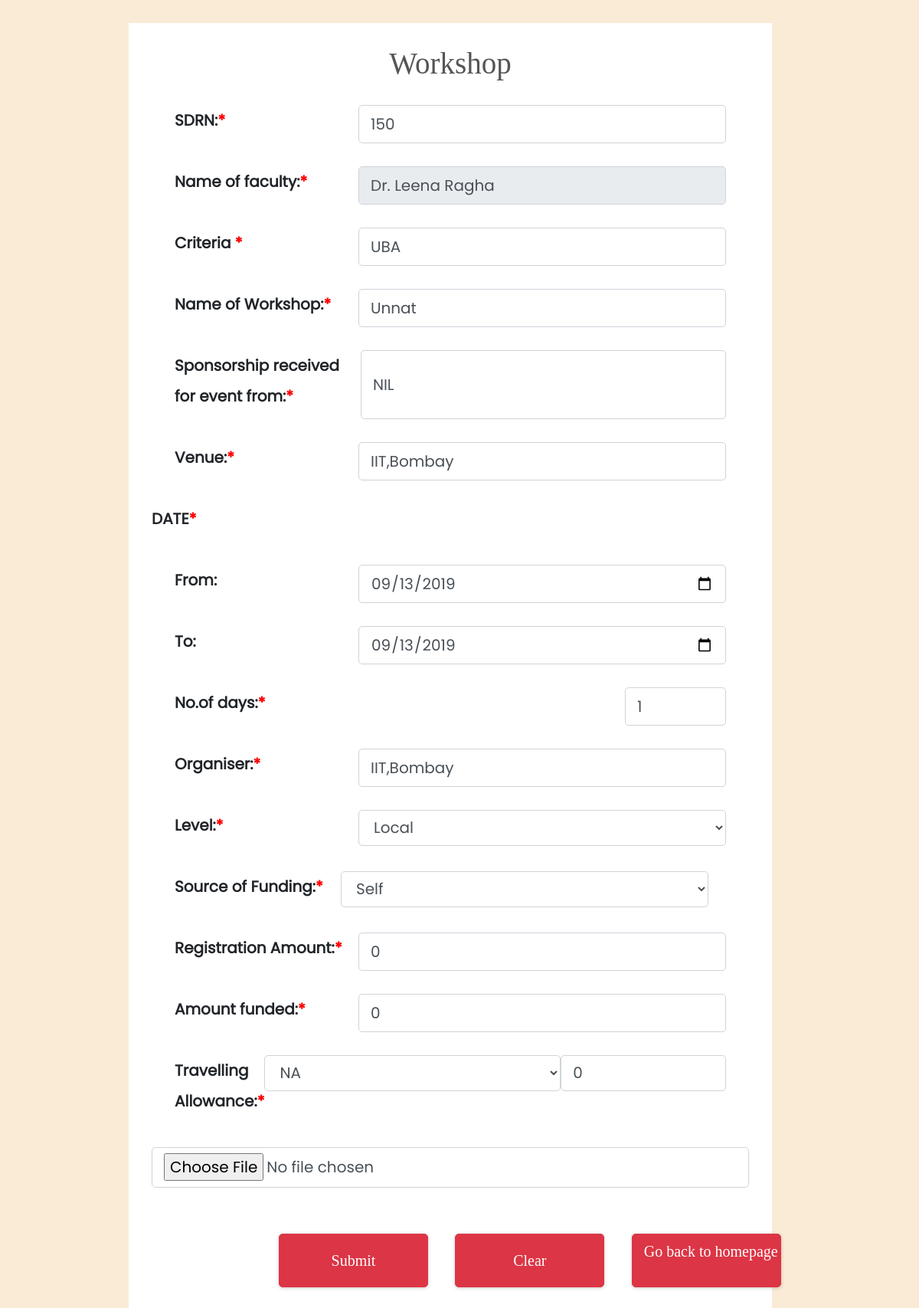
The page /modules/FacultyParticipation/faculty/UpdateWorkshop1.php?id=34 (signed in) on the database its author committed.
### tables this page shows
CREATE TABLE `faculty` (
  `Sdrn` int(11) NOT NULL,
  `First_name` varchar(20) NOT NULL,
  `Middle_name` varchar(20) DEFAULT NULL,
  `Last_name` varchar(20) DEFAULT NULL,
  `DOB` date NOT NULL,
  `gender` varchar(10) NOT NULL,
  `Department` varchar(30) NOT NULL,
  `Contact_no` bigint(10) NOT NULL,
  `p_address` varchar(200) NOT NULL,
  `r_address` varchar(200) NOT NULL,
  `Email` varchar(50) NOT NULL,
  `Doj` date NOT NULL,
  `Qualification` varchar(50) NOT NULL,
  `Specialization` varchar(150) NOT NULL,
  `Desig` varchar(30) NOT NULL,
  `Password` varchar(20) NOT NULL,
  `OTP` varchar(20) DEFAULT NULL,
  `profile_photo` blob NOT NULL,
  `image_type` varchar(15) NOT NULL,
  `aadhar_card` varchar(50) NOT NULL,
  `pan_card` varchar(50) NOT NULL,
  `bank_acc_no` int(20) NOT NULL,
  `bank_ifsc_code` varchar(15) NOT NULL
);

CREATE TABLE `workshop` (
  `Srno` int(11) NOT NULL,
  `SDRN` int(11) NOT NULL,
  `Name` varchar(30) NOT NULL,
  `criteria` varchar(16) NOT NULL,
  `Name_workshop` varchar(5) NOT NULL,
  `sponsor` varchar(4) NOT NULL,
  `venue` varchar(80) NOT NULL,
  `sdate` date NOT NULL,
  `edate` date NOT NULL,
  `ndays` int(11) NOT NULL,
  `organiser` varchar(28) NOT NULL,
  `org_type` varchar(8) NOT NULL,
  `sfunding` varchar(21) NOT NULL,
  `ramount` int(11) NOT NULL,
  `amount_funded` int(11) NOT NULL,
  `TA` int(11) NOT NULL,
  `uploads` varchar(80) NOT NULL
);

### modules/FacultyParticipation/faculty/session.php (called while the page is built, shortened)
<?php
$link = mysqli_connect("localhost", "root", "", "test");
$user_check = $_SESSION['login_user'];
$sql = "select First_name,Last_name from faculty where Sdrn = '$user_check'";
$result = mysqli_query($link, $sql);
$row = mysqli_fetch_array($result, MYSQLI_ASSOC);
$login_session = $row['First_name'];
$login_sess = $row['Last_name'];

### modules/FacultyParticipation/faculty/UpdateWorkshop1.php (the view, shortened to what this page needs)
<?php
  include('session.php');
  $ids=$_GET['id'];
$link = mysqli_connect("localhost", "root", "", "test");
                $query = " SELECT * FROM workshop WHERE Srno = '$ids' ";
                $query_run = mysqli_query($link,$query);
$row = mysqli_fetch_array($query_run);
?>
<!DOCTYPE html>
<html lang="en" dir="ltr">
  <head>
    <link href="css/main.css" rel="stylesheet" type="text/css"/>
    <link href="css/styles.css" rel="stylesheet" type="text/css"/>
   <link rel="stylesheet" href="https://maxcdn.bootstrapcdn.com/bootstrap/4.0.0/css/bootstrap.min.css">
  </head>
  <body>
    <div>
    <div>
    <form class="form-group" action="UpdateWorkshop2.php?id2=<?php echo $ids; ?>" method="POST" enctype="multipart/form-data">
    <h1><div class="login100-form-title">
        Workshop
     </div></h1>
     <div class="formGroup">
      <label class="Sdrn">SDRN:<span class="required" readonly>*</span></label>
      <input type="text" class="form-control" required name="SDRN" placeholder="enter the number" value="<?php echo $user_check;?>">
    </div>
    <div class="formGroup">
      <label class="Name">Name of faculty:<span class="required" >*</span></label>
      <input type="text" readonly class="form-control" required name="Name of faculty" placeholder="enter the name" value="<?php echo $login_session; echo" " ;echo $login_sess;?>">
    </div>
	  <div class="formGroup">
                  <label for="Criteria">Criteria<span class="required"> *</span></label>
                  <input list="Criteria" class="form-control" id="select-criteria" name="criteria" value="<?php echo $row['criteria'];?>"/>
    </div>
    <div class="formGroup">
      <label class="Seminar">Name of Workshop:<span class="required">*</span></label>
      <input type="text" class="form-control" required name="Name of Seminar/Webinar" value="<?php echo $row['Name_workshop'];?>" placeholder="enter the name">
    </div>
    <div class="formGroup">
      <label class="event">Sponsorship received for event from:<span class="required">*</span></label>
      <input type="text" class="form-control"name="Sponsor received for event from" value="<?php echo $row['sponsor'];?>" required placeholder="enter the name">
    </div>
    <div class="formGroup">
      <label class="venue">Venue:<span class="required">*</span></label>
          <input list="all-collage" class="form-control" value="<?php echo $row['venue'];?>" required id="venue" name="Venue" onchange="changevenue()">
    </div>
      <label class="date">DATE<span class="required">*</span></label>
    <div class="formGroup">
      <label for="From">From:</label>
      <input id="startDate"  class="form-control" type="date" value="<?php echo $row['sdate'];?>" required ata-date="" name="Date_From" data-date-format="DD/MM/YYYY" placeholder="DD/MM/YYYY" >
    </div>
    <div class="formGroup">
      <label for="To">To:</label>
      <input id="endDate"  class="form-control" type="date" required ata-date="" value="<?php echo $row['edate'];?>" name="Date_To" data-date-format="DD/MM/YYYY" placeholder="DD/MM/YYYY" onchange="cal()">
    </div>
    <div class="formGroup">
      <label class="days">No.of days:<span class="required">*</span></label>
      <input id="noOfDays" class="form-control" type="number" required name="Days" value="<?php echo $row['ndays'];?>" placeholder="enter the no.of days" style="width: 132px;">
    </div>
<div class="formGroup">
  <label class="Organiser">Organiser:<span class="required">*</span></label>
  <input type="text" class="form-control" value="<?php echo $row['organiser'];?>" required name="Organiser" value="" placeholder="enter the name">
</div>
<div class="formGroup">
  <label class="choose">Level:<span class="required">*</span></label>
    <select id="Choose" class="form-control" required id="Choose" value="<?php echo $row['org_type'];?>" name="Local/State/National/International">
     <option value="local">Local</option>
   </select>
</div>
<div class="formGroup">
  <label class="Funding">Source of Funding:<span class="required">*</span></label>
   <select id="Source"  class="form-control" name="Source of Funding" value="<?php echo $row['sfunding'];?>" onchange="funding(this);" value ="<?php echo $row['sfunding'];?>">
     <option value="Self">Self</option>
   </select>
</div>
<div class="formGroup">
  <label class="Amount">Registration Amount:<span class="required">*</span></label>
    <input type="number"  class="form-control" required name="Registration Amount" value="<?php echo $row['ramount'];?>" placeholder="enter the amount">
</div>
<div class="formGroup">
    <label class="Amount">Amount funded:<span class="required">*</span></label>
   <input type="number" value="<?php echo $row['amount_funded'];?>" class="form-control" name="Amount funded" id="amt" value="" placeholder="enter the amount">
</div>
<div class="formGroup">
  <label class="Allowance">Travelling Allowance:<span class="required">*</span></label>
   <select  class="form-control" id="TA" name="TA" onclick="allowance(this);">
   <option  value="NA" >NA</option>
   </select>
  <div id="Amt">
    <input type="number" id="ta_amt" class="form-control"  name="TA1" value="<?php echo $row['TA'];?>" placeholder="enter the amount">
  </div>
</div>
 <input  class="form-control" type="file" name="file" size="50"><br>
<input type="submit" class="btn btn-danger" name="Next" action="">
 <input type="reset" class="btn btn-danger" value="Clear">
 <a href="welcome.php" class="btn btn-danger">Go back to homepage</a>
    </form>
    </div>
   </div>
  </body>
</html>

### modules/FacultyParticipation/admin/css/main.css (style rules this page uses)
* { margin: 0px; padding: 0px; box-sizing: border-box; }
body, html { height: 100%; font-family: Poppins-Regular, sans-serif; }
a { font-family: Poppins-Regular; font-size: 16px; line-height: 1.7; color: #666666; margin: 0px; transition: all 0.4s; -webkit-transition: all 0.4s; -o-transition: all 0.4s; -moz-transition: all 0.4s; }
h1,h2,h3,h4,h5,h6 { margin: 0px; }
input { outline: none; border: none; }
label { display: block; margin: 0; }
.login100-form-title { width: 100%; display: block; font-family: Montserrat-Medium; font-size: 39px; color: #555555; line-height: 1.2; text-align: center; }
.btn { font-family: Montserrat-SemiBold; font-size: 30px; line-height: 1.2; justify-content: center; align-items: center; padding: 15px; width: calc((50%)/ 2); height: 70px; border-radius: 10px; margin: 20px 20px 20px 10px; box-shadow: 0 1px 5px 0px rgba(0, 0, 0, 0.2); -moz-box-shadow: 0 1px 5px 0px rgba(0, 0, 0, 0.2); -webkit-box-shadow: 0 1px 5px 0px rgba(0, 0, 0, 0.2); -o-box-shadow: 0 1px 5px 0px rgba(0, 0, 0, 0.2); -ms-box-shadow: 0 1px 5px 0px rgba(0, 0, 0, 0.2); -webkit-transition: all 0.4s; -o-transition: all 0.4s; -moz-transition: all 0.4s; transition: all 0.4s; position: relative; background-color: #333333f8; transform: translate(80%); }

### modules/FacultyParticipation/faculty/css/styles.css (style rules this page uses)
:root { --red:#C10223; }
*,html { margin:0; padding: 0; box-sizing: border-box; left: 0px!important; }
body { overflow-x: hidden; }
.form-group { width: 70%; height: auto; padding: 30px; background-color: white; transform: translateX(20%); margin-top: 30px; font-weight: bold; }
.form-group .required { color: red; }
.formGroup { display: flex; justify-content: space-between; margin: 30px; }
.formGroup input, .formGroup select { max-width: 40vw; }

### modules/FacultyParticipation/faculty/UpdateWorkshop1.php (style rules this page uses)
body, html { height: 100%; font-family: Poppins-Regular, sans-serif; background-color:antiquewhite; line-height: 40px; font-size: 20px; position: relative; left: 60px }

### rows shown on the page
faculty: First_name+Last_name "Dr. Leena Ragha"
workshop: criteria "UBA", Name_workshop "Unnat", sponsor "NIL", Venue "IIT,Bombay", Date_From "09/13/2019", Date_To "09/13/2019", Days "1", Organiser "IIT,Bombay", org_type "Local", sfunding "Self", ramount "0", amount_funded "0", TA1 "0"
